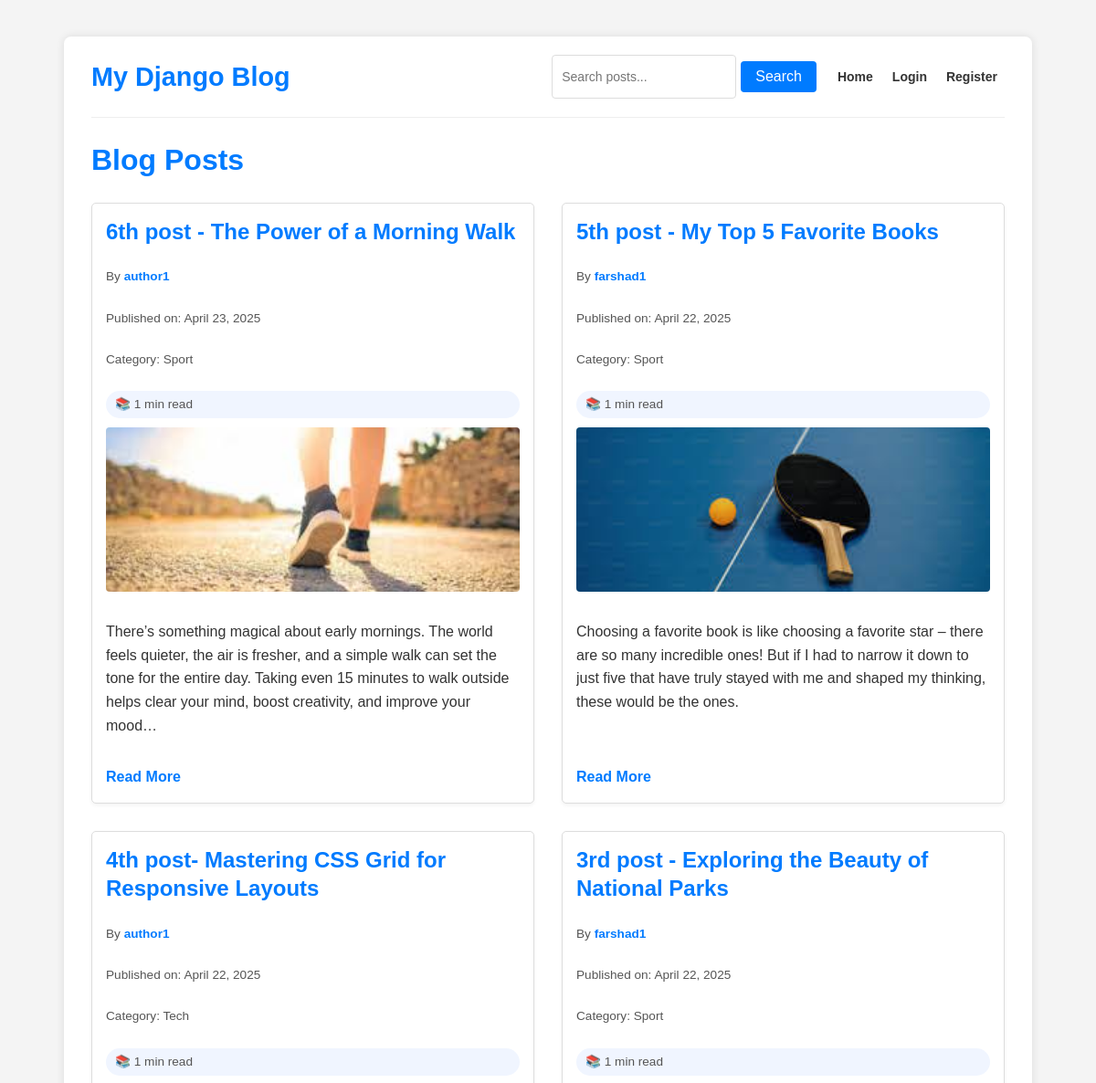
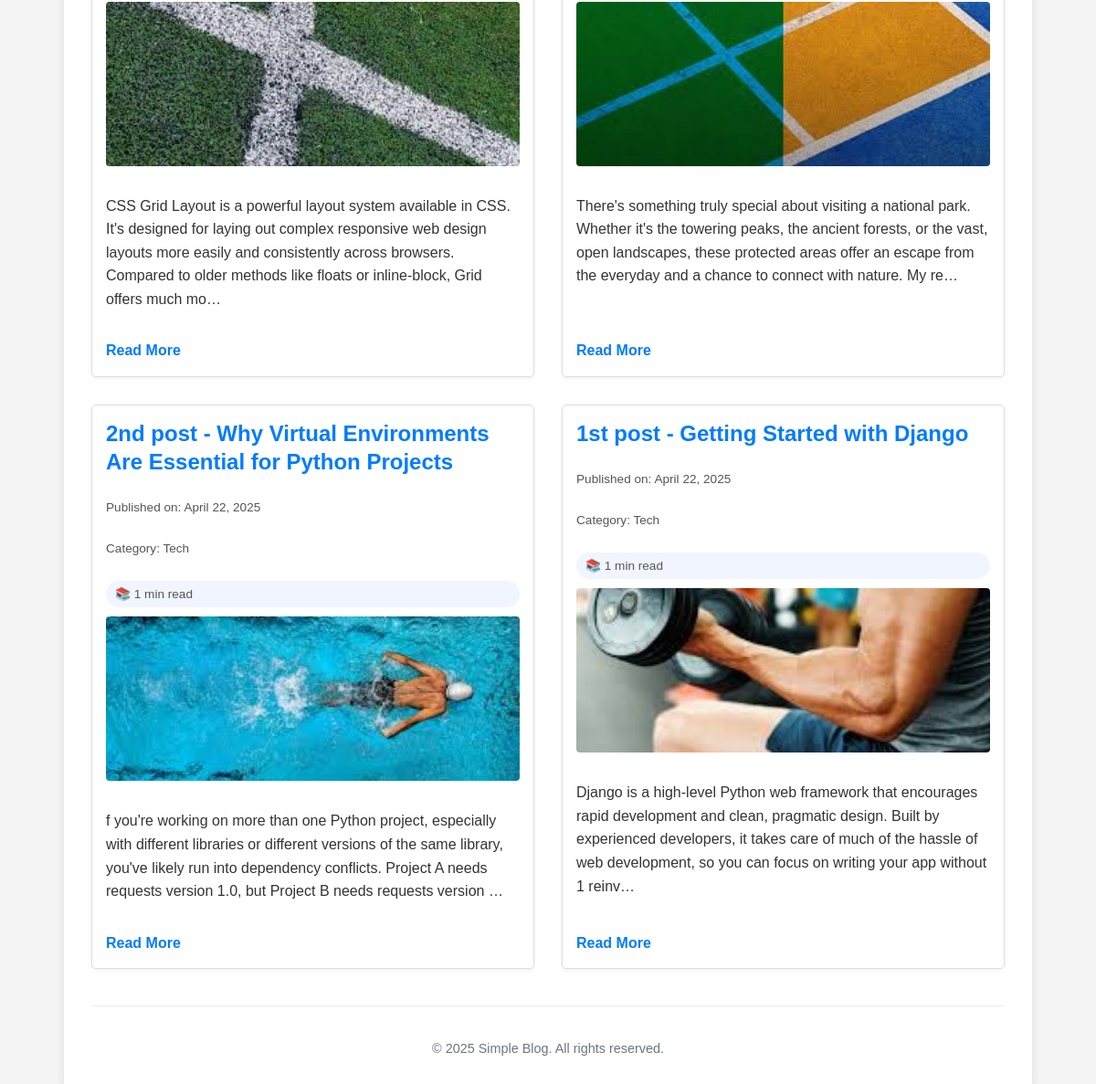
/, run on an earlier commit of the app's database (2 pictures, top to bottom).
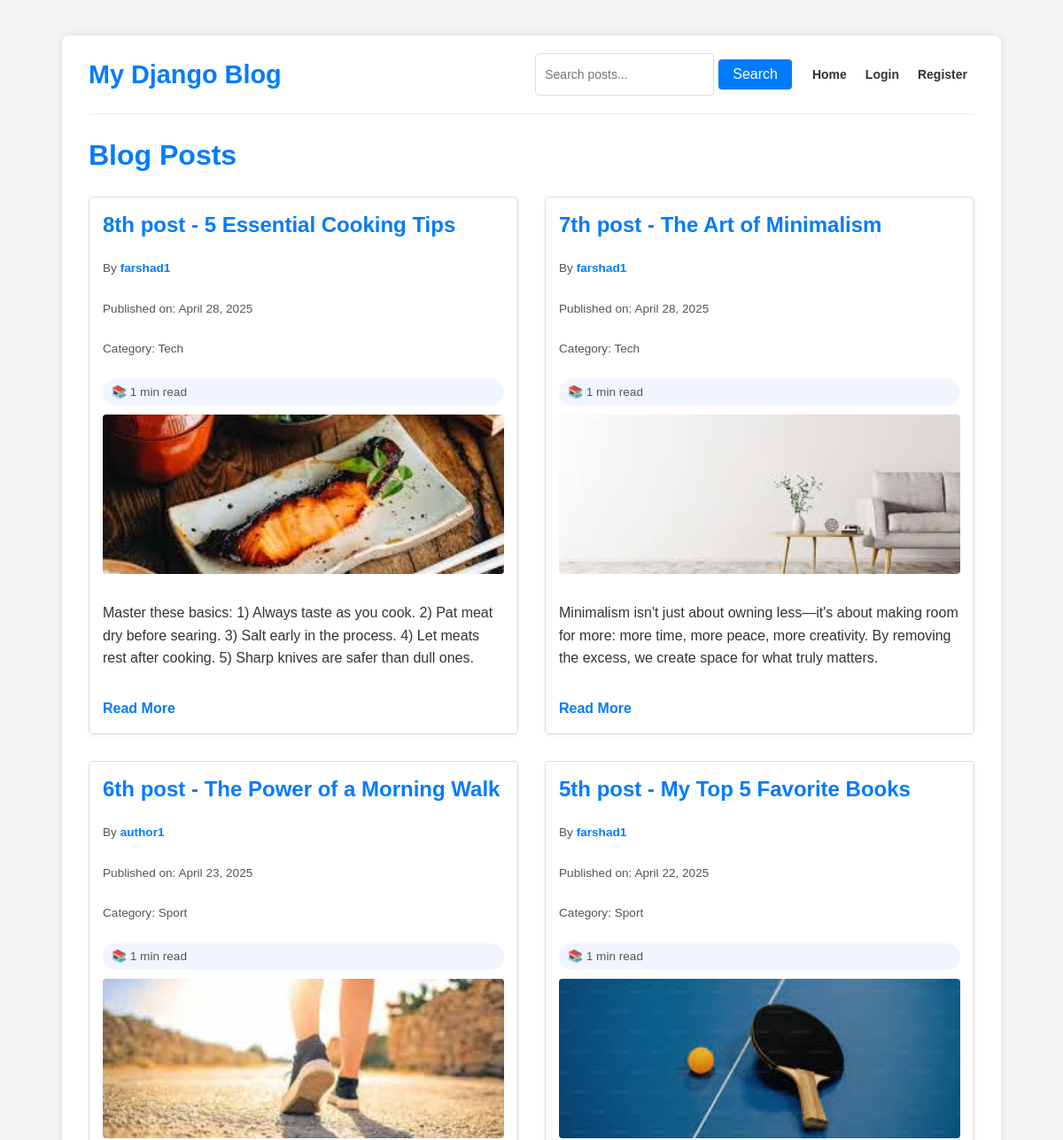
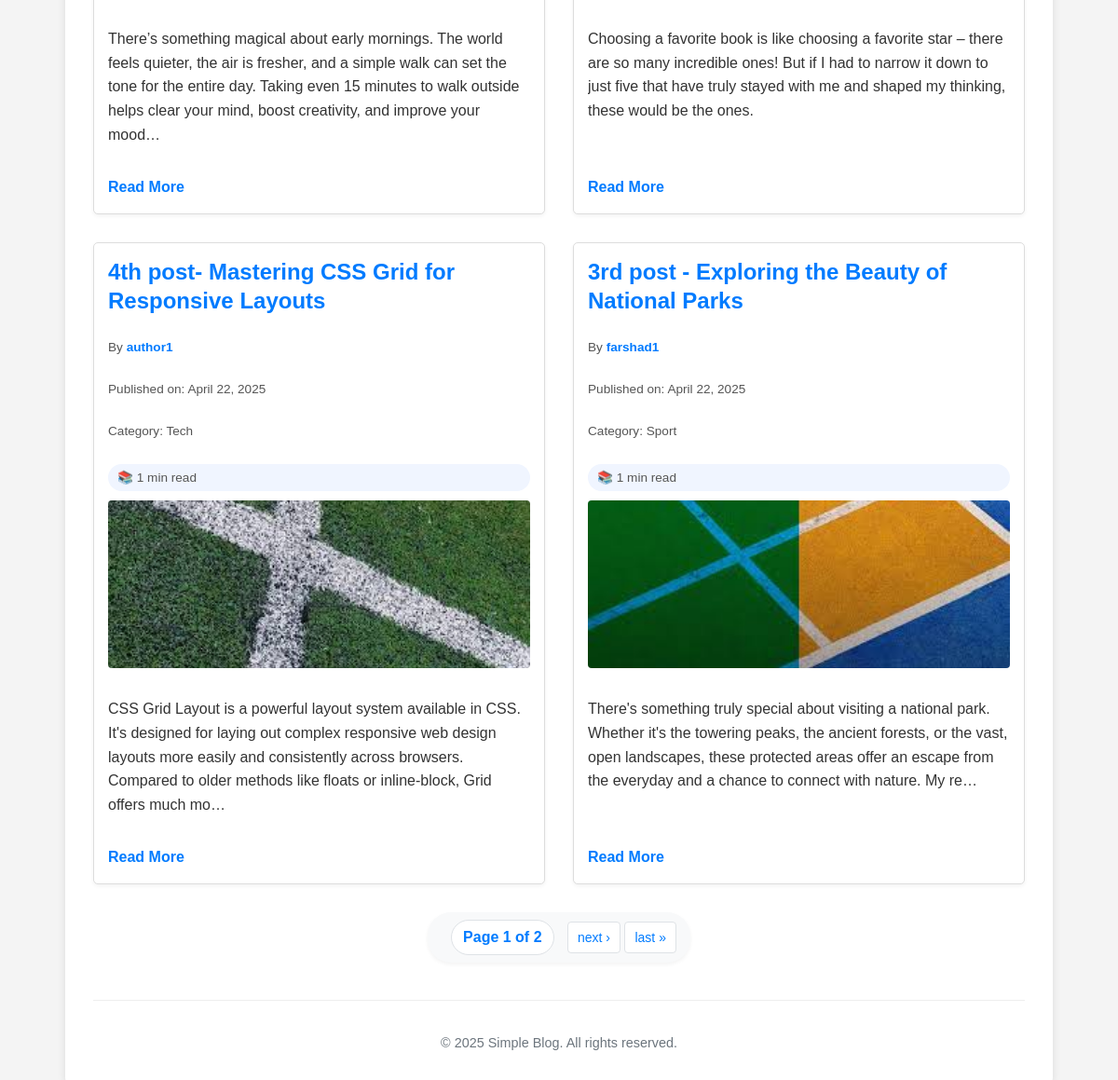
And on a later commit of the database (2 pictures, top to bottom).
### blog/models.py (models this page shows, shortened)
class Post(models.Model):
    title = models.CharField(max_length=200)
    content = models.TextField()
    pub_date = models.DateTimeField(default=timezone.now)
    category = models.ForeignKey(Category, on_delete=models.SET_NULL, null=True, blank=True)
    image = models.ImageField(upload_to='blog_images/', blank=True, null=True)
    author = models.ForeignKey(User, on_delete=models.CASCADE, related_name='blog_posts', null=True)
    tags = models.ManyToManyField(Tag, blank=True, related_name='posts')
    class Meta:
        ordering = ['-pub_date']
    @property
    def image_url(self):
        if self.image and hasattr(self.image, 'url'):
            return self.image.url
        return None # Or a default image URL
    def get_reading_time(self):
        word_count = len(self.content.split())
        reading_time_min = round(word_count / 200)
        if reading_time_min < 1:
            reading_time_min = 1
        return reading_time_min

class Category(models.Model):
    name = models.CharField(max_length=100, unique=True)
    class Meta:
        verbose_name_plural = "Categories"

### blog/views.py (the view)
# urls.py: path('', views.post_list, name='post_list'),
def post_list(request):
    posts_list = Post.objects.all()
    tags = Tag.objects.annotate(
        num_posts=Count('posts')  # Use Count directly, not models.Count
    ).order_by('-num_posts')[:20]  # Limit to top 20 tags
    paginator = Paginator(posts_list, 6)
    page = request.GET.get('page')
    try:
        posts = paginator.page(page)
    except PageNotAnInteger:
        posts = paginator.page(1)
    except EmptyPage:
        posts = paginator.page(paginator.num_pages)
    context = {
        'posts': posts,
        'tags': tags
    }
    return render(request, 'blog/post_list.html', context)

### templates/blog/post_list.html (shortened to what this page needs)
{% extends 'blog/base.html' %}
{% block content %}
<h1>Blog Posts</h1>
<div class="posts-grid">
    <ul>
        {% for post in posts %}
        <li>
            <h2><a href="{% url 'post_detail' post.id %}">{{ post.title }}</a></h2>
            {% if post.author %}
                <p class="post-meta">By <a href="{% url 'author_profile' post.author.username %}">{{ post.author.username }}</a></p>
            {% endif %}
            <p class="post-meta">Published on: {{ post.pub_date|date:"F j, Y" }}</p>
            {% if post.category %}
                <p class="post-meta">Category: {{ post.category.name }}</p>
            {% endif %}
            <p class="post-meta reading-time">📚 {{ post.get_reading_time }} min read</p>
            {% if post.image %}
                <img src="{{ post.image_url }}" alt="{{ post.title }}" class="post-image">
            {% endif %}
            <div class="post-content">
                <p>{{ post.content|truncatechars:250 }}</p>
            </div>
            <a href="{% url 'post_detail' post.id %}">Read More</a>
        </li>
        {% empty %}
        <li>No blog posts found.</li>
        {% endfor %}
    </ul>
</div>
{% if posts.has_other_pages %}
    {% include 'blog/pagination.html' with page_obj=posts %}
{% endif %}
{% endblock %}

What changed in the data, as far as the page shows it:
no longer on this page (row edited): Post: title "2nd post - Why Virtual Environments Are Essential for Python Projects", pub_date "April 22, 2025", category.name "Tech", get_reading_time "1", image_url (picture), content "f you're working on more than one Python project, especially with different libraries or different versions of the same library, you've likely run into dependency conflicts. Project A needs requests version 1.0, but Project B needs requests version …"
no longer on this page (row edited): Post: title "1st post - Getting Started with Django", pub_date "April 22, 2025", category.name "Tech", get_reading_time "1", image_url (picture), content "Django is a high-level Python web framework that encourages rapid development and clean, pragmatic design. Built by experienced developers, it takes care of much of the hassle of web development, so you can focus on writing your app without 1 reinv…"
added Post: title "8th post - 5 Essential Cooking Tips", author.username "farshad1", pub_date "April 28, 2025", category.name "Tech", get_reading_time "1", image_url (picture), content "Master these basics: 1) Always taste as you cook. 2) Pat meat dry before searing. 3) Salt early in the process. 4) Let meats rest after cooking. 5) Sharp knives are safer than dull ones."
added Post: title "7th post - The Art of Minimalism", author.username "farshad1", pub_date "April 28, 2025", category.name "Tech", get_reading_time "1", image_url (picture), content "Minimalism isn't just about owning less—it's about making room for more: more time, more peace, more creativity. By removing the excess, we create space for what truly matters."
Also different on the page:
{{ page_obj.number }}: (not shown) → "1"
{{ page_obj.paginator.num_pages }}: (not shown) → "2"
text now shown: "Page of next › last »"
